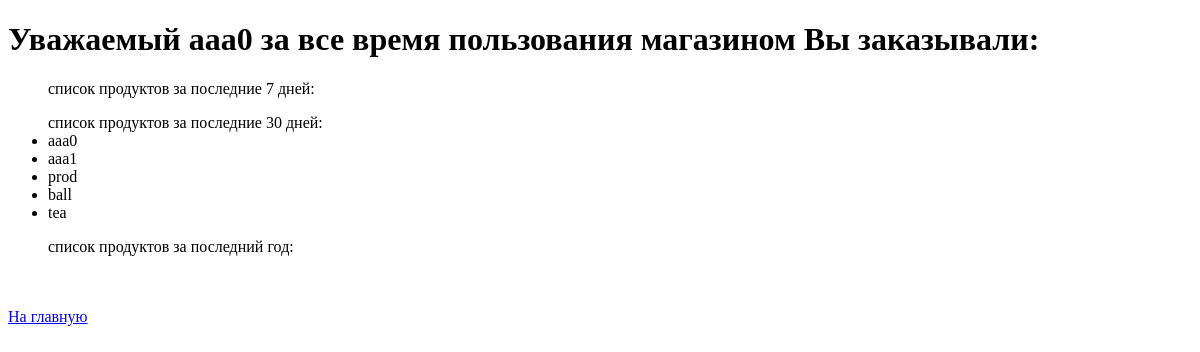
/shop/client_product/1, run on an earlier commit of the app's database.
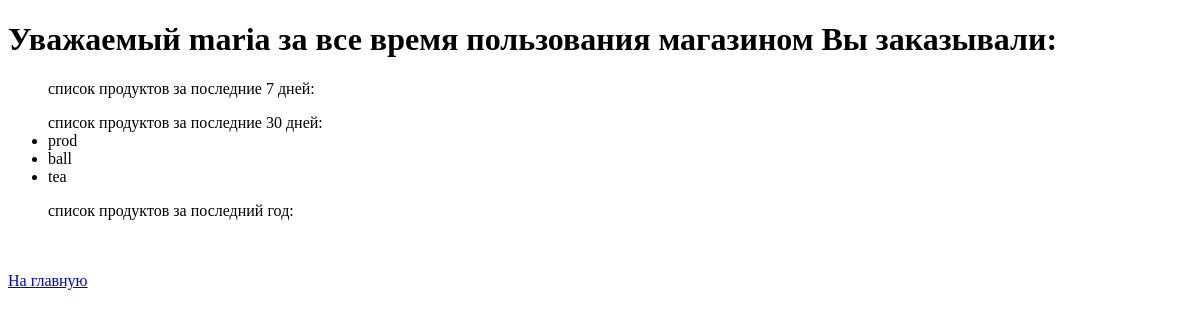
And on a later commit of the database.
### shopapp/models.py (models this page shows, shortened)
class Client(models.Model):
    name = models.CharField(max_length=100)
    email = models.EmailField()
    phone = models.CharField(max_length=20)
    address = models.CharField(max_length=100)
    reg_day = models.DateTimeField(auto_now_add=True)

class Product(models.Model):
    name = models.CharField(max_length=100)
    description = models.TextField()
    price = models.DecimalField(max_digits=8, decimal_places=2, null=True)
    quantity = models.IntegerField()
    add_day = models.DateTimeField(auto_now_add=True)
    image = models.ImageField()

### shopapp/views.py (the view)
# urls.py: path('client_product/<int:client_id>', client_product, name='cl_prod'),
def client_product(request, client_id):
    name = Client.objects.filter(pk=client_id).first()
    orders = name.order_set.all()
    week_prod=set()
    month_prod=set()
    year_prod=set()
    now = timezone.now()
    for order in orders:
        products = order.products.all()
        delta = now - order.date_ordered
        if delta.days<=7:
            for product in products:
                week_prod.add(product)
        elif delta.days<=30:
            for product in products:
                month_prod.add(product)
        elif delta.days<=365:
            for product in products:
                year_prod.add(product)
    context = {'name': name, 'w_prod': week_prod, 'm_prod': month_prod, 'y_prod': year_prod}
    return render(request, 'shopapp/cl_product.html', context)

### shopapp/templates/shopapp/cl_product.html (shortened to what this page needs)
{% extends 'shopapp/base.html' %}
{% block content%}
    <h1>Уважаемый {{name.name}} за все время пользования магазином Вы заказывали:</h1>
    <ul> список продуктов за последние 7 дней:
    </ul>
    <ul> список продуктов за последние 30 дней:
            {% for prod in m_prod %}
            <li>{{prod.name}}</li>
            {%endfor%}
        </ul>
    <ul> список продуктов за последний год:
        </ul>
    <br>
    <br><a href='/shop'>На главную</a>
{% endblock%}

What changed in the data, as far as the page shows it:
removed Product: name "aaa0"
removed Product: name "aaa1"
changed Client: name "aaa0" → "maria"
